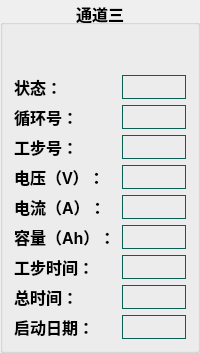
              <widget class="QGroupBox" name="groupBox_3">
               <property name="font">
                <font>
                 <pointsize>12</pointsize>
                 <bold>true</bold>
                </font>
               </property>
               <property name="title">
                <string>通道三</string>
               </property>
               <property name="alignment">
                <set>Qt::AlignCenter</set>
               </property>
               <property name="flat">
                <bool>false</bool>
               </property>
               <property name="checkable">
                <bool>false</bool>
               </property>
               <layout class="QGridLayout" name="gridLayout_12">
                <property name="topMargin">
                 <number>50</number>
                </property>
                <item row="4" column="0">
                 <widget class="QLabel" name="label_174">
                  <property name="styleSheet">
                   <string notr="true">border: none;</string>
                  </property>
                  <property name="text">
                   <string>电流（A）：</string>
                  </property>
                 </widget>
                </item>
                <item row="3" column="0">
                 <widget class="QLabel" name="label_175">
                  <property name="styleSheet">
                   <string notr="true">border: none;</string>
                  </property>
                  <property name="text">
                   <string>电压（V）：</string>
                  </property>
                 </widget>
                </item>
                <item row="0" column="1">
                 <widget class="QLabel" name="label_176">
                  <property name="styleSheet">
                   <string notr="true">border:1px solid #0A5E53;</string>
                  </property>
                  <property name="text">
                   <string/>
                  </property>
                 </widget>
                </item>
                <item row="7" column="1">
                 <widget class="QLabel" name="label_177">
                  <property name="styleSheet">
                   <string notr="true">border:1px solid #0A5E53;</string>
                  </property>
                  <property name="text">
                   <string/>
                  </property>
                 </widget>
                </item>
                <item row="5" column="0">
                 <widget class="QLabel" name="label_178">
                  <property name="styleSheet">
                   <string notr="true">border: none;</string>
                  </property>
                  <property name="text">
                   <string>容量（Ah）：</string>
                  </property>
                 </widget>
                </item>
                <item row="6" column="1">
                 <widget class="QLabel" name="label_179">
                  <property name="styleSheet">
                   <string notr="true">border:1px solid #0A5E53;</string>
                  </property>
                  <property name="text">
                   <string/>
                  </property>
                 </widget>
                </item>
                <item row="2" column="0">
                 <widget class="QLabel" name="label_180">
                  <property name="styleSheet">
                   <string notr="true">border: none;</string>
                  </property>
                  <property name="text">
                   <string>工步号：</string>
                  </property>
                 </widget>
                </item>
                <item row="2" column="1">
                 <widget class="QLabel" name="label_181">
                  <property name="styleSheet">
                   <string notr="true">border:1px solid #0A5E53;</string>
                  </property>
                  <property name="text">
                   <string/>
                  </property>
                 </widget>
                </item>
                <item row="3" column="1">
                 <widget class="QLabel" name="label_182">
                  <property name="styleSheet">
                   <string notr="true">border:1px solid #0A5E53;</string>
                  </property>
                  <property name="text">
                   <string/>
                  </property>
                 </widget>
                </item>
                <item row="7" column="0">
                 <widget class="QLabel" name="label_183">
                  <property name="styleSheet">
                   <string notr="true">border: none;</string>
                  </property>
                  <property name="text">
                   <string>总时间：</string>
                  </property>
                 </widget>
                </item>
                <item row="0" column="0">
                 <widget class="QLabel" name="label_184">
                  <property name="styleSheet">
                   <string notr="true">border: none;</string>
                  </property>
                  <property name="text">
                   <string>状态：</string>
                  </property>
                 </widget>
                </item>
                <item row="1" column="0">
                 <widget class="QLabel" name="label_185">
                  <property name="styleSheet">
                   <string notr="true">border: none;</string>
                  </property>
                  <property name="text">
                   <string>循环号：</string>
                  </property>
                 </widget>
                </item>
                <item row="5" column="1">
                 <widget class="QLabel" name="label_186">
                  <property name="styleSheet">
                   <string notr="true">border:1px solid #0A5E53;</string>
                  </property>
                  <property name="text">
                   <string/>
                  </property>
                 </widget>
                </item>
                <item row="4" column="1">
                 <widget class="QLabel" name="label_187">
                  <property name="styleSheet">
                   <string notr="true">border:1px solid #0A5E53;</string>
                  </property>
                  <property name="text">
                   <string/>
                  </property>
                 </widget>
                </item>
                <item row="6" column="0">
                 <widget class="QLabel" name="label_188">
                  <property name="styleSheet">
                   <string notr="true">border: none;</string>
                  </property>
                  <property name="text">
                   <string>工步时间：</string>
                  </property>
                 </widget>
                </item>
                <item row="1" column="1">
                 <widget class="QLabel" name="label_189">
                  <property name="styleSheet">
                   <string notr="true">border:1px solid #0A5E53;</string>
                  </property>
                  <property name="text">
                   <string/>
                  </property>
                 </widget>
                </item>
                <item row="8" column="1">
                 <widget class="QLabel" name="label_190">
                  <property name="styleSheet">
                   <string notr="true">border:1px solid #0A5E53;</string>
                  </property>
                  <property name="text">
                   <string/>
                  </property>
                 </widget>
                </item>
                <item row="8" column="0">
                 <widget class="QLabel" name="label_191">
                  <property name="styleSheet">
                   <string notr="true">border: none;</string>
                  </property>
                  <property name="text">
                   <string>启动日期：</string>
                  </property>
                 </widget>
                </item>
               </layout>
              </widget>
